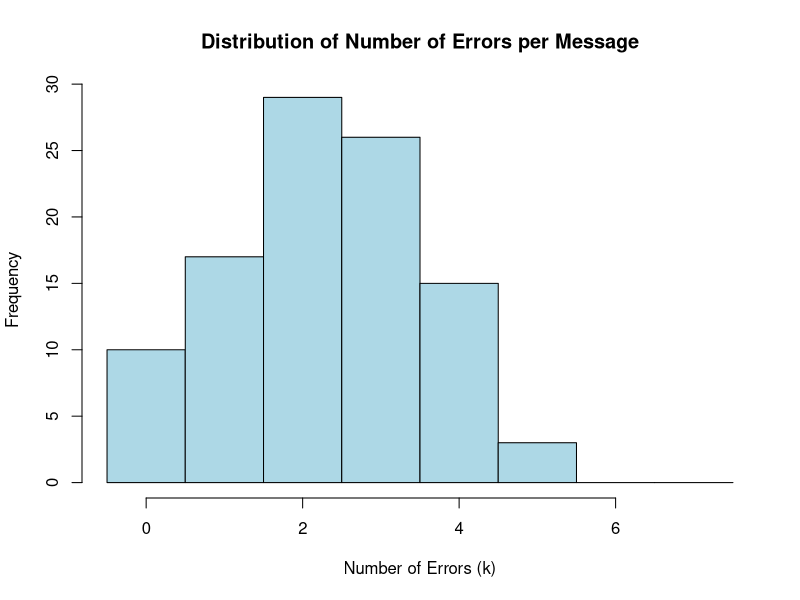
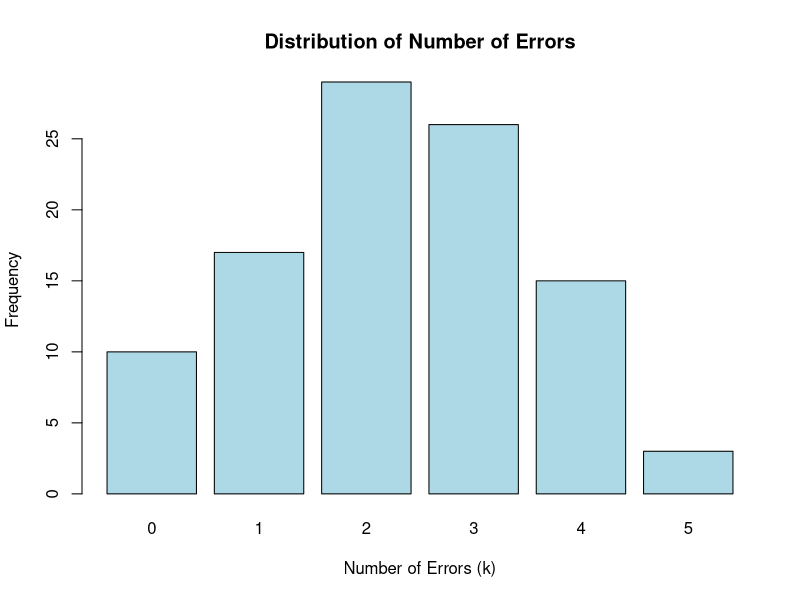
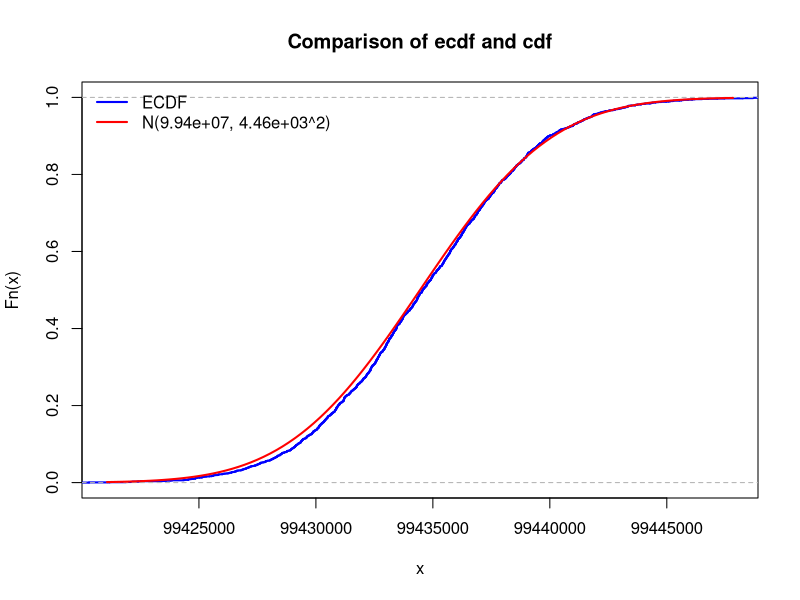
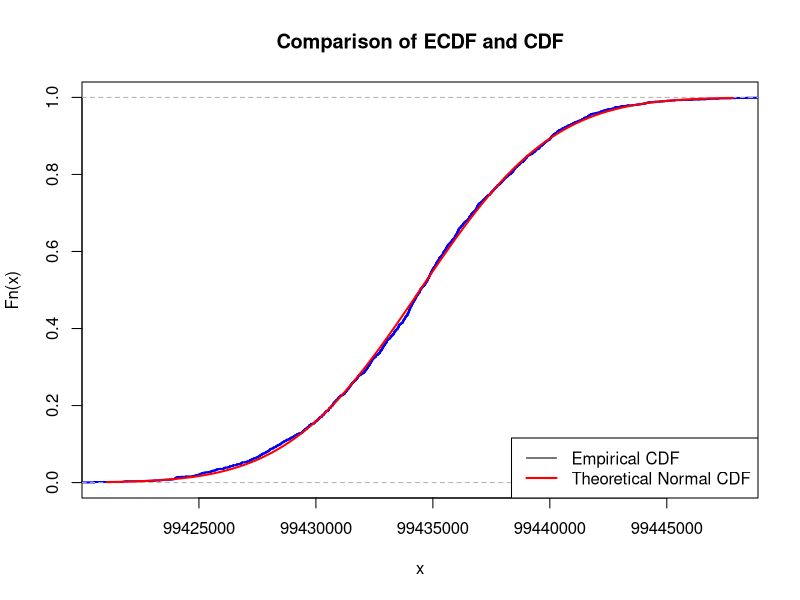
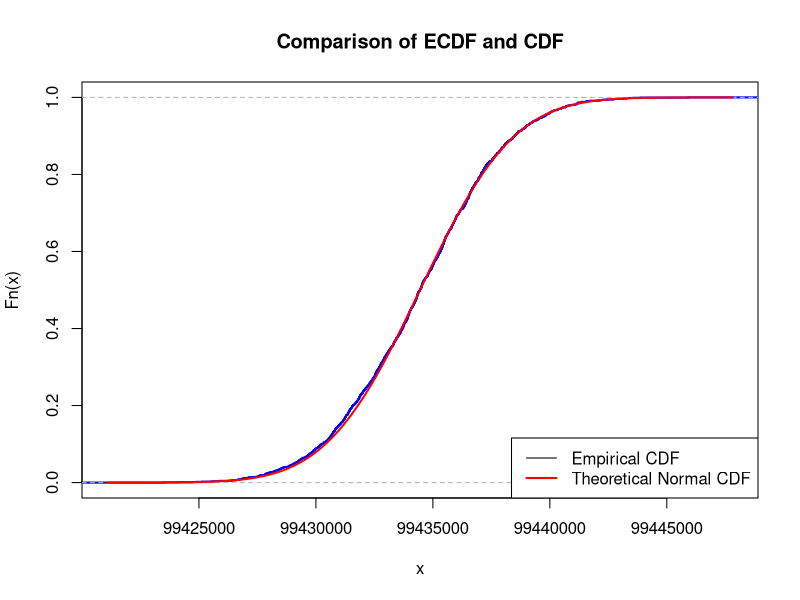
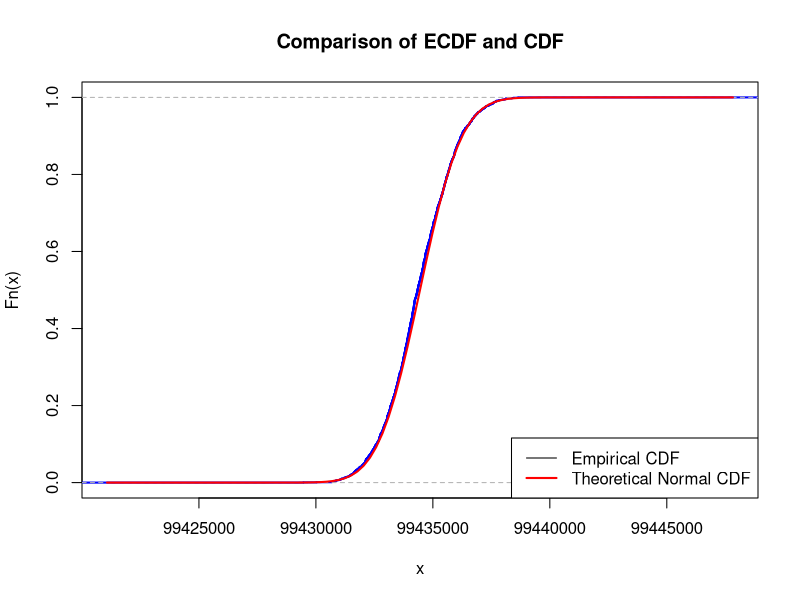
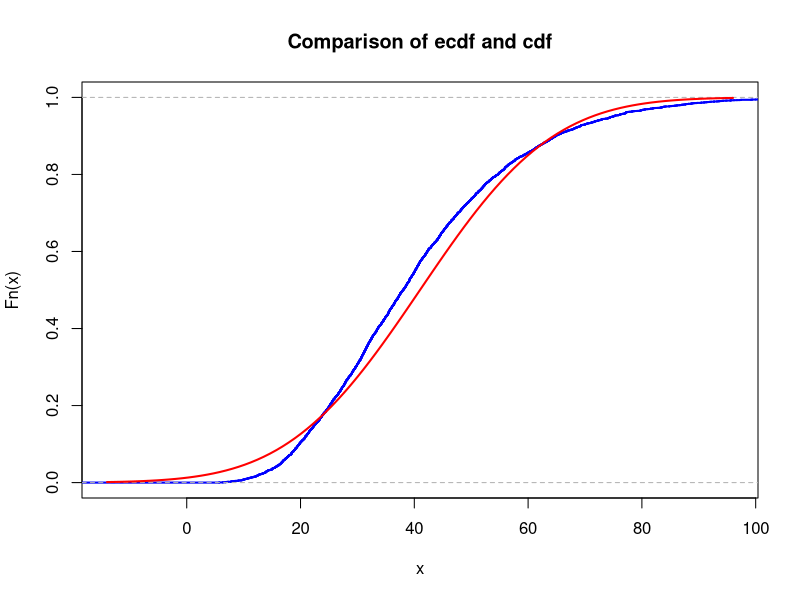
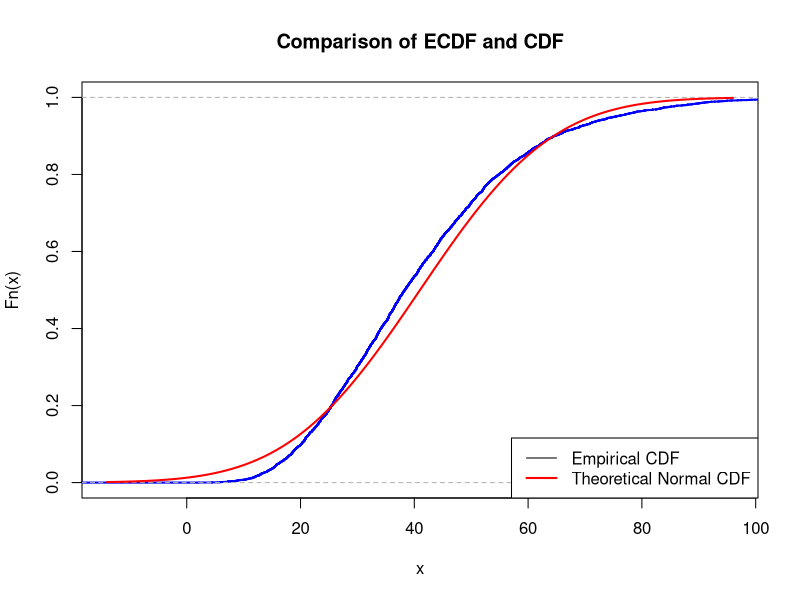

Reproduce these figures in R, in order.
## ---- chunk 1
id <- 31
set.seed(31)
## ---- chunk 2
p <- id / 100
N <- 100
p_star <- (1 - p)^7 + 7 * p * (1 - p)^6


# Matrices G and H
G <- matrix(c(1, 1, 1, 0, 0, 0, 0,
		1, 0, 0, 1, 1, 0, 0,
		0, 1, 0, 1, 0, 1, 0,
		1, 1, 0, 1, 0, 0, 1), nrow = 4, byrow = TRUE)
H <- t(matrix(c(1, 0, 1, 0, 1, 0, 1,
		0, 1, 1, 0, 0, 1, 1,
		0, 0, 0, 1, 1, 1, 1), nrow = 3, byrow = TRUE))
cat("The matrix G is: \n")
G
cat("The matrix H is: \n")
H
cat("The product GH must be zero: \n")
(G%*%H) %%2
## ---- chunk 3
# Generate N messages
message_generator <- function(N) {
  matrix(sample(c(0, 1), 4 * N, replace = TRUE), nrow = N)
}

messages <- message_generator(N)
codewords <- (messages %*% G) %% 2
## ---- chunk 4
# Generate errors
errors <- matrix(rbinom(N * 7, size = 1, prob = p), nrow = N)

# Apply errors to codewords to get received messages
# XOR operation
received <- (codewords + errors) %% 2
## ---- chunk 5
# Calculate syndrome vector
syndrome_vector <- (received %*% H) %% 2

# Function to convert syndrome (3 bits) to error position (1-7)
decode_syndrome <- function(syndrome) {
    syndrome[1] + 2 * syndrome[2] + 4 * syndrome[3]
}

corrected <- received

for (i in 1:N) {
    # Find which bit position has error
    error_idx <- decode_syndrome(syndrome_vector[i, ])

    # If error is in position 1-7, flip bit
    if (error_idx > 0 && error_idx <= 7) {
        corrected[i, error_idx] <- (corrected[i, error_idx] + 1) %% 2
    }
}

# Extract the original 4-bit message
decoded <- corrected[, c(3, 5, 6, 7)]

# Check which messages were transmitted correctly
success <- apply(decoded == messages, 1, all)

# Estimate probability of correct transmission
p_hat <- mean(success)

p_star
p_hat
## ---- chunk 6
# Calculate standard error
standard_error <- sd(success) / sqrt(N)

# For 95% confidence interval we use z = 1.96
# This comes from the normal distribution: P(-1.96 < Z < 1.96) = 0.95
z_score <- qnorm(0.975)  # 0.975 because we want 2.5% in each tail

# Calculate margin of error
epsilon <- z_score * standard_error

# Confidence interval bounds
ci_lower <- p_hat - epsilon
ci_upper <- p_hat + epsilon

cat("95% Confidence Interval: [", ci_lower, ",", ci_upper, "]\n")
cat("Margin of error (ε):", epsilon, "\n")
## ---- chunk 7
# For epsilon <= 0.03
epsilon_target <- 0.03

sigma_estimate <- sd(success)

N_required <- ceiling((z_score * sigma_estimate / epsilon_target) ^ 2)

N_required
## ---- chunk 8
# Count how many bits were corrupted in each message
num_errors <- rowSums(errors)

# Histogram
hist(num_errors,
     breaks = seq(-0.5, 7.5, by = 1),
     main = "Distribution of Number of Errors per Message",
     xlab = "Number of Errors (k)",
     ylab = "Frequency",
     col = "lightblue",
     right = FALSE)

# Bar plot
error_counts <- table(num_errors)
barplot(error_counts,
        main = "Distribution of Number of Errors",
        xlab = "Number of Errors (k)",
        ylab = "Frequency",
        col = "lightblue")
## ---- chunk 9
m <- id * 1e-6
mol <- 137
N_A <- 6.022e23
T <- 30.1
T_seconds <- T * 365.25 * 24 * 60 * 60
lambda <- log(2) / T_seconds
N <- (m / mol) * N_A
mu <- N * lambda
K <- 2000
n <- 5
sample_means <- colMeans(matrix(rpois(n*K, lambda = mu), nrow=n))

print(paste("Half-life in seconds (T_seconds):", T_seconds))
print(paste("Number of atoms (N) in the sample:", N))
print(paste("Activity (lambda):", lambda))
print(paste("The parameter mu (μ) of the Poisson distribution is:", mu))
## ---- chunk 10
# If Xi ~ Pois(mu), then E[Xˉ]=mu, Var(Xˉ)= mu/n  ->  Xˉ ≈ N(mu, mu/n)
mu <- mu
sigma <- sqrt(mu / n)
## ---- chunk 11
xlims <- c(mu-3*sigma,mu+3*sigma)
Fs <- ecdf(sample_means)
plot(Fs,
     xlim = xlims,
     ylim = c(0,1),
     col = "blue",
     lwd = 2,
     main = "Comparison of ecdf and cdf")
curve(pnorm(x, mean = mu, sd = sigma), col = "red", lwd = 2, add = TRUE)
legend("topleft",
       legend = c("ECDF", sprintf("N(%.3g, %.3g^2)", mu, sigma)),
       lwd = 2, col = c("blue", "red"), bty = "n")
## ---- chunk 12

run_clt_simulation <- function(n, mu, K) {
  # the theoretical normal distribution
  mu_normal <- mu
  sigma_normal <- mu / n
  sd_normal <- sqrt(sigma_normal)

  # plot the ECDF vs. theoretical CDF
  xlims <- c(mu-3*sigma,mu+3*sigma)
  sample_means <- colMeans(matrix(rpois(n*K, lambda = mu), nrow=n))
  Fs <- ecdf(sample_means)
  plot(Fs,
     xlim = xlims,
     ylim = c(0,1),
     col = "blue",
     lwd = 2,
     main = "Comparison of ECDF and CDF")

  curve(pnorm(x, mean = mu_normal, sd = sd_normal), col = "red", lwd = 2, add = TRUE)
  legend("bottomright",
         legend = c("Empirical CDF", "Theoretical Normal CDF"),
         col = c("black", "red"),
         lty = 1,
         lwd = c(1, 2))

  # the maximal difference (Kolmogorov-Smirnov test)
  ks_test_result <- ks.test(sample_means, "pnorm", mean = mu_normal, sd = sd_normal)

  return(ks_test_result$statistic)
}
## ---- chunk 13
diff_n5 <- run_clt_simulation(n = 5, mu, K)
cat(sprintf("n = 5:  Max difference = %.6f\n", diff_n5))
## ---- chunk 14
diff_n10 <- run_clt_simulation(n = 10, mu, K)
cat(sprintf("n = 10: Max difference = %.6f\n", diff_n10))
## ---- chunk 15
diff_n50 <- run_clt_simulation(n = 50, mu, K)
cat(sprintf("n = 50: Max difference = %.6f\n", diff_n50))
## ---- chunk 16
# total number of decays in one second is less than 8 * 10^8
k_crit <- 8e8
# with probability at least 0.95
alpha  <- 0.05 #  P(S < k) >= 0.95

# S = X1 + ... + Xn ~ Poisson(n * mu)
# need to approx P(S < k_crit) ≥ 0.95 or P(S ≥ k_crit) ≤ 0.05


# Markov:  P(S >= k) <= E[S]/k = (n*mu)/k  <= alpha
n_markov <- floor(alpha * k_crit / mu)

# Chernoff
# the left side of the log-transformed inequality
chernoff_bound <- function(n, mu) {
  S <- n * mu
  if (S >= k_crit) {
    return(1)
  }
  return(k_crit * (1 + log(S) - log(k_crit)) - S)
}

target_log_prob <- log(0.05) # bound to compare with
# search for the largest n
# the bound is only valid for n*mu < k_crit
n_chernoff <- {
  f <- function(n) chernoff_bound(n = n, mu = mu)
  n <- 1
  while (f(n) <= target_log_prob) n <- n * 2     # expand if still <= alpha
  floor(uniroot(f, c(1, n))$root)
}


# CLT:
# S = X1 + ... + Xn ~ Poisson(n * mu)
# Need P(S < k) >= 0.95  <=>  (k - 0.5 - lambda)/sqrt(lambda) >= z{0.95}
z <- qnorm(0.95)
n_clt <- {
  g <- function(n) (k_crit - 0.5 - n*mu)/sqrt(n*mu) - z
  n <- 1
  while (g(n) >= 0) n <- n * 2
  floor(uniroot(g, c(1, n))$root)
}

cat("Largest n:\n")
cat("  Markov  :", n_markov,  "\n")
cat("  Chernoff:", n_chernoff, "\n")
cat("  CLT     :", n_clt,      "\n\n")

# repeat K times
simulate_prob <- function(n, K) {
  sums <- rpois(K, lambda = n*mu)           # K realizations of S
  c(count = sum(sums < k_crit), prob = mean(sums < k_crit))
}

sim_markov   <- simulate_prob(n_markov,   K)
sim_chernoff <- simulate_prob(n_chernoff, K)
sim_clt      <- simulate_prob(n_clt,      K)

cat(sprintf("Empirical P(S < %g) with K=%d:\n", k_crit, K))
print(rbind(
  Markov   = sim_markov,
  Chernoff = sim_chernoff,
  CLT      = sim_clt
))
## ---- chunk 17
nu1 <- id + 10
rate <- 1 / nu1
clicks <- 100
K <- 5000
n <- 5
alpha <- 0.05
sample_means <- colMeans(matrix(rexp(n*K, rate = rate), nrow=n))
## ---- chunk 18
mu <- nu1
sigma <- nu1 / sqrt(n)
## ---- chunk 19
xlims <- c(mu-3*sigma,mu+3*sigma)
Fs <- ecdf(sample_means)
plot(Fs,
     xlim = xlims,
     col = "blue",
     lwd = 2,
     main = "Comparison of ecdf and cdf")
curve(pnorm(x, mean = mu, sd = sigma), col = "red", lwd = 2, add = TRUE)
## ---- chunk 20
# maximal CDF difference within ±3σ
max_cdf_diff <- function(Fs, mu, sigma) {
  t <- seq(mu - 3*sigma, mu + 3*sigma, length.out = 200)
  max(abs(Fs(t) - pnorm(t, mean = mu, sd = sigma)))
}

run_clt_simulation_for_exp <- function(n, nu1, K) {
  # the theoretical normal distribution
  mu_normal <- nu1
  sigma_normal <- nu1 / sqrt(n)

  # plot the ECDF vs theoretical CDF
  xlims <- c(mu-3*sigma,mu+3*sigma)
  sample_means <- colMeans(matrix(rexp(n*K, rate = rate), nrow=n))
  Fs <- ecdf(sample_means)
  plot(Fs,
     xlim = xlims,
     ylim = c(0,1),
     col = "blue",
     lwd = 2,
     main = "Comparison of ECDF and CDF")

  curve(pnorm(x, mean = mu_normal, sd = sigma_normal), col = "red", lwd = 2, add = TRUE)
  legend("bottomright",
         legend = c("Empirical CDF", "Theoretical Normal CDF"),
         col = c("black", "red"),
         lty = 1,
         lwd = c(1, 2))

  # the maximal difference (Kolmogorov distance)
  max_cdf_diff <- max_cdf_diff(Fs, mu, sigma_normal)
  return(max_cdf_diff)
}
## ---- chunk 21
diff_n5 <- run_clt_simulation_for_exp(n = 5, mu, K)
cat(sprintf("n = 5:  Max CDF difference = %.6f\n", diff_n5))
## ---- chunk 22
diff_n10 <- run_clt_simulation_for_exp(n = 10, mu, K)
cat(sprintf("n = 10:  Max CDF difference = %.6f\n", diff_n10))
## ---- chunk 23
diff_n50 <- run_clt_simulation_for_exp(n = 50, mu, K)
cat(sprintf("n = 50:  Max CDF difference = %.6f\n", diff_n50))
## ---- chunk 24
# S(100) ~ Gamma(100, nu):  E[1/S] = nu / 99
# safe = {S ≥ 60} <=> (S ≥ 60) ≥ 0.95.

# Markov: P(S < t) ≤ t * nu / 99
# P(S < t) = P(1/S > 1/t) <= E[1/S] * t = (nu * t)/(k-1).
# (nu * t)/(k-1) <= alpha  ->  nu <= alpha*(k-1)/t  ->  N <= nu_max/nu1
nu_max_markov <- alpha * (clicks - 1) / 60
N_max_markov  <- floor(nu_max_markov * nu1)     # ν = N / nu1


# Chernoff
c_const <- log(1/alpha) / clicks
phi <- function(u) 1 - u - log(u)

# u*
u_star <- uniroot(function(u) phi(u) - c_const, c(1e-9, 1 - 1e-12))$root

nu_max_chernoff <- (u_star * clicks) / 60                      # total rate max
N_max_chernoff  <- floor(nu_max_chernoff / rate)      # largest N


# CLT bound
# S ~ N(mean = clicks/nu, sd = sqrt(clicks)/nu)
# P(S >= 60) >= 0.95  ->  (60 - clicks/nu)/(sqrt(clicks)/nu) <= Z{0.05} = -Z{0.95}
z <- qnorm(0.95)
# inequality rearranges: nu <= (clicks - Z*sqrt(clicks)) / 60
nu_max_clt <- (clicks - z * sqrt(clicks)) / 60
N_max_clt  <- floor(nu_max_clt * nu1)           # ν = N / nu1

# verifying with Gamma CDF
nu <- N_max_clt / nu1        # total rate for this N
p_exact  <- 1 - pgamma(60, shape = clicks, rate = nu)   # P(S >= t)
S_sim <- colSums(matrix(rexp(clicks * K, rate = nu), nrow = clicks))
p_sim <- mean(S_sim >= 60)

list(
  N_max_markov   = N_max_markov,
  N_max_chernoff = N_max_chernoff,
  N_max_clt      = N_max_clt,
  p_exact        = p_exact,
  p_sim          = p_sim
)
## ---- chunk 25
# Set parameters
mu <- id
sigma <- sqrt(id * 2 + 7)
N <- 100

# Generate random variables
X <- rnorm(N, mean = mu, sd = sigma)
Y <- 1 / X

# Calculate values
value1 <- 1 / mean(X)
value2 <- mean(Y)

value1
value2
## ---- chunk 26
# Set parameters
lambda <- 2

# Generate random variables
X <- rexp(N, rate = lambda)
Y <- rexp(N, rate = lambda)
Z <- log(X) + 5

# Q-Q Plot: X vs Y
qqplot(X, Y,
       main = "Q-Q Plot: X vs Y",
       xlab = "Quantiles of X (Exponential, λ=2)",
       ylab = "Quantiles of Y (Exponential, λ=2)",
       pch = 19, col = "#1f77b4")
abline(0, 1, col = "red", lwd = 2, lty = 2) # Intercept = 0, Slope = 1 (x = y)
grid()

# Scatterplot: X vs Y
plot(X, Y,
     main = "Scatterplot: X vs Y",
     xlab = "X (Exponential, λ=2)",
     ylab = "Y (Exponential, λ=2)",
     pch = 19, col = "#2ca02c")
grid()

# Q-Q Plot: X vs Z
qqplot(X, Z,
       main = "Q-Q Plot: X vs Z",
       xlab = "Quantiles of X (Exponential, λ=2)",
       ylab = "Quantiles of Z = log(X) + 5",
       pch = 19, col = "#ff7f0e")
abline(0, 1, col = "red", lwd = 2, lty = 2) # Intercept = 0, Slope = 1 (x = y)
grid()

# Scatterplot: X vs Z
plot(X, Z,
     main = "Scatterplot: X vs Z",
     xlab = "X (Exponential, λ=2)",
     ylab = "Z = log(X) + 5",
     pch = 19, col = "#9467bd")
grid()
## ---- chunk 27
# Set parameters
n_tosses <- 3
p_head <- 0.5
N <- 100

# Generate random variable
X <- rbinom(N, size = n_tosses, prob = p_head)

# Calculate values
sample_mean_X <- mean(X)
sample_var_X <- var(X)

# Calculate theoretical values
# E(X) = n * p
# Var(X) = n * p * (1 - p)
theoretical_mean_X <- n_tosses * p_head
theoretical_var_X <- n_tosses * p_head * (1 - p_head)

sample_mean_X
sample_var_X
theoretical_mean_X
theoretical_var_X
## ---- chunk 28
# Generate random variable
Y <- 0.5 * X - 1

# Calculate values
sample_mean_Y <- mean(Y)
sample_var_Y <- var(Y)

# Calculate theoretical values
# E(aX + b) = aE(X) + b
# Var(aX + b) = a^2Var(X)
a <- 0.5
b <- -1

theoretical_mean_Y <- a * theoretical_mean_X + b
theoretical_var_Y <- a^2 * theoretical_var_X

sample_mean_Y
sample_var_Y
theoretical_mean_Y
theoretical_var_Y
